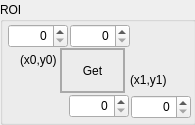
<?xml version="1.0" encoding="UTF-8"?>
<ui version="4.0">
 <class>uxROIWidget</class>
 <widget class="QWidget" name="uxROIWidget">
  <property name="geometry">
   <rect>
    <x>0</x>
    <y>0</y>
    <width>195</width>
    <height>125</height>
   </rect>
  </property>
  <property name="windowTitle">
   <string>Form</string>
  </property>
  <widget class="QGroupBox" name="groupROI">
   <property name="geometry">
    <rect>
     <x>0</x>
     <y>2</y>
     <width>196</width>
     <height>123</height>
    </rect>
   </property>
   <property name="toolTip">
    <string/>
   </property>
   <property name="title">
    <string>ROI</string>
   </property>
   <widget class="QSpinBox" name="spinY1">
    <property name="geometry">
     <rect>
      <x>131</x>
      <y>93</y>
      <width>60</width>
      <height>24</height>
     </rect>
    </property>
    <property name="toolTip">
     <string>y1 Coordinate</string>
    </property>
    <property name="alignment">
     <set>Qt::AlignRight|Qt::AlignTrailing|Qt::AlignVCenter</set>
    </property>
   </widget>
   <widget class="QSpinBox" name="spinX1">
    <property name="geometry">
     <rect>
      <x>69</x>
      <y>92</y>
      <width>60</width>
      <height>24</height>
     </rect>
    </property>
    <property name="toolTip">
     <string>x1 Coordinate</string>
    </property>
    <property name="alignment">
     <set>Qt::AlignRight|Qt::AlignTrailing|Qt::AlignVCenter</set>
    </property>
    <property name="maximum">
     <number>9999</number>
    </property>
    <property name="value">
     <number>0</number>
    </property>
   </widget>
   <widget class="QSpinBox" name="spinX0">
    <property name="geometry">
     <rect>
      <x>8</x>
      <y>22</y>
      <width>60</width>
      <height>24</height>
     </rect>
    </property>
    <property name="toolTip">
     <string>x0 coordinate</string>
    </property>
    <property name="alignment">
     <set>Qt::AlignRight|Qt::AlignTrailing|Qt::AlignVCenter</set>
    </property>
   </widget>
   <widget class="QSpinBox" name="spinY0">
    <property name="geometry">
     <rect>
      <x>70</x>
      <y>22</y>
      <width>60</width>
      <height>24</height>
     </rect>
    </property>
    <property name="toolTip">
     <string>y0 Coordinate</string>
    </property>
    <property name="alignment">
     <set>Qt::AlignRight|Qt::AlignTrailing|Qt::AlignVCenter</set>
    </property>
   </widget>
   <widget class="QPushButton" name="buttonGetROI">
    <property name="geometry">
     <rect>
      <x>60</x>
      <y>46</y>
      <width>65</width>
      <height>45</height>
     </rect>
    </property>
    <property name="toolTip">
     <string>Gets the coordinates of marked region in the ascociated viewer.</string>
    </property>
    <property name="styleSheet">
     <string notr="true">border-color: darkgrey; border-width: 2px; border-style: solid</string>
    </property>
    <property name="text">
     <string>Get</string>
    </property>
    <property name="flat">
     <bool>false</bool>
    </property>
   </widget>
   <widget class="QLabel" name="label">
    <property name="geometry">
     <rect>
      <x>20</x>
      <y>50</y>
      <width>60</width>
      <height>16</height>
     </rect>
    </property>
    <property name="font">
     <font>
      <pointsize>9</pointsize>
     </font>
    </property>
    <property name="text">
     <string>(x0,y0)</string>
    </property>
   </widget>
   <widget class="QLabel" name="label_2">
    <property name="geometry">
     <rect>
      <x>130</x>
      <y>70</y>
      <width>60</width>
      <height>16</height>
     </rect>
    </property>
    <property name="font">
     <font>
      <pointsize>9</pointsize>
     </font>
    </property>
    <property name="text">
     <string>(x1,y1)</string>
    </property>
   </widget>
   <zorder>label_2</zorder>
   <zorder>label</zorder>
   <zorder>spinY1</zorder>
   <zorder>spinX1</zorder>
   <zorder>spinX0</zorder>
   <zorder>spinY0</zorder>
   <zorder>buttonGetROI</zorder>
  </widget>
 </widget>
 <resources/>
 <connections/>
</ui>
